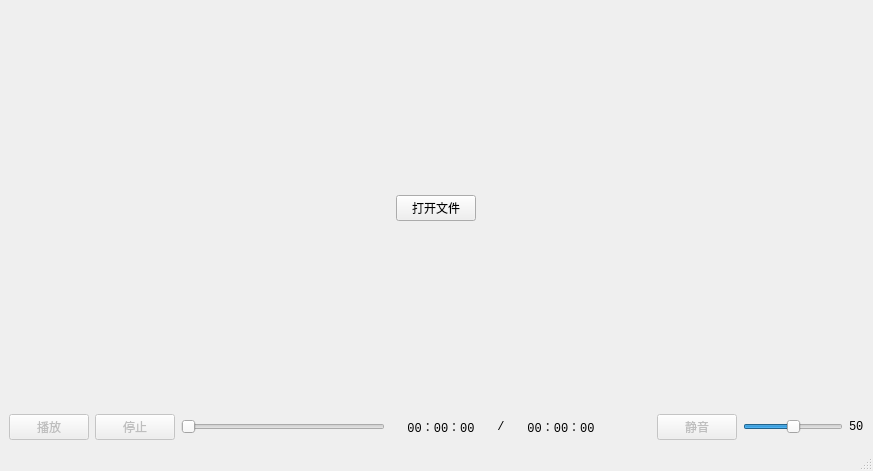
<?xml version="1.0" encoding="UTF-8"?>
<ui version="4.0">
 <class>MainWindow</class>
 <widget class="QMainWindow" name="MainWindow">
  <property name="geometry">
   <rect>
    <x>0</x>
    <y>0</y>
    <width>873</width>
    <height>471</height>
   </rect>
  </property>
  <property name="windowTitle">
   <string>MyPlayer</string>
  </property>
  <widget class="QWidget" name="centralwidget">
   <layout class="QVBoxLayout" name="verticalLayout">
    <item>
     <widget class="QStackedWidget" name="PlayWidget">
      <property name="minimumSize">
       <size>
        <width>160</width>
        <height>90</height>
       </size>
      </property>
      <property name="maximumSize">
       <size>
        <width>16000000</width>
        <height>9000000</height>
       </size>
      </property>
      <property name="currentIndex">
       <number>0</number>
      </property>
      <widget class="QWidget" name="page">
       <layout class="QHBoxLayout" name="horizontalLayout_5">
        <item>
         <widget class="QPushButton" name="OpenFileBtn">
          <property name="minimumSize">
           <size>
            <width>80</width>
            <height>0</height>
           </size>
          </property>
          <property name="maximumSize">
           <size>
            <width>80</width>
            <height>16777215</height>
           </size>
          </property>
          <property name="text">
           <string>打开文件</string>
          </property>
         </widget>
        </item>
       </layout>
      </widget>
      <widget class="QWidget" name="page_2">
       <layout class="QGridLayout" name="gridLayout">
        <item row="0" column="0">
         <widget class="VideoWidge" name="videoWidge" native="true"/>
        </item>
       </layout>
      </widget>
     </widget>
    </item>
    <item>
     <layout class="QHBoxLayout" name="horizontalLayout">
      <item>
       <layout class="QHBoxLayout" name="horizontalLayout_2">
        <item>
         <widget class="QPushButton" name="PlayBtn">
          <property name="enabled">
           <bool>false</bool>
          </property>
          <property name="text">
           <string>播放</string>
          </property>
         </widget>
        </item>
        <item>
         <widget class="QPushButton" name="StopBtn">
          <property name="enabled">
           <bool>false</bool>
          </property>
          <property name="minimumSize">
           <size>
            <width>0</width>
            <height>0</height>
           </size>
          </property>
          <property name="text">
           <string>停止</string>
          </property>
         </widget>
        </item>
        <item>
         <layout class="QHBoxLayout" name="horizontalLayout_3">
          <item>
           <widget class="MySlider" name="CurrentSlider">
            <property name="minimumSize">
             <size>
              <width>200</width>
              <height>0</height>
             </size>
            </property>
            <property name="orientation">
             <enum>Qt::Horizontal</enum>
            </property>
           </widget>
          </item>
          <item>
           <widget class="QLabel" name="Curretnlabel">
            <property name="minimumSize">
             <size>
              <width>100</width>
              <height>0</height>
             </size>
            </property>
            <property name="font">
             <font>
              <family>Consolas</family>
             </font>
            </property>
            <property name="text">
             <string>00：00：00</string>
            </property>
            <property name="alignment">
             <set>Qt::AlignCenter</set>
            </property>
           </widget>
          </item>
          <item>
           <widget class="QLabel" name="label_2">
            <property name="minimumSize">
             <size>
              <width>5</width>
              <height>0</height>
             </size>
            </property>
            <property name="font">
             <font>
              <family>Consolas</family>
             </font>
            </property>
            <property name="text">
             <string>/</string>
            </property>
            <property name="alignment">
             <set>Qt::AlignCenter</set>
            </property>
           </widget>
          </item>
          <item>
           <widget class="QLabel" name="DurationLabel">
            <property name="minimumSize">
             <size>
              <width>100</width>
              <height>0</height>
             </size>
            </property>
            <property name="font">
             <font>
              <family>Consolas</family>
             </font>
            </property>
            <property name="text">
             <string>00：00：00</string>
            </property>
            <property name="alignment">
             <set>Qt::AlignCenter</set>
            </property>
           </widget>
          </item>
          <item>
           <layout class="QHBoxLayout" name="horizontalLayout_4">
            <item>
             <spacer name="horizontalSpacer">
              <property name="orientation">
               <enum>Qt::Horizontal</enum>
              </property>
              <property name="sizeHint" stdset="0">
               <size>
                <width>40</width>
                <height>20</height>
               </size>
              </property>
             </spacer>
            </item>
            <item>
             <widget class="QPushButton" name="SilenceBtn">
              <property name="enabled">
               <bool>false</bool>
              </property>
              <property name="text">
               <string>静音</string>
              </property>
             </widget>
            </item>
            <item>
             <widget class="MySlider" name="VolumnSlider">
              <property name="minimumSize">
               <size>
                <width>100</width>
                <height>0</height>
               </size>
              </property>
              <property name="maximumSize">
               <size>
                <width>100</width>
                <height>16777215</height>
               </size>
              </property>
              <property name="maximum">
               <number>100</number>
              </property>
              <property name="sliderPosition">
               <number>50</number>
              </property>
              <property name="orientation">
               <enum>Qt::Horizontal</enum>
              </property>
             </widget>
            </item>
            <item>
             <widget class="QLabel" name="VolumnLabel">
              <property name="font">
               <font>
                <family>Consolas</family>
               </font>
              </property>
              <property name="text">
               <string>50</string>
              </property>
             </widget>
            </item>
           </layout>
          </item>
         </layout>
        </item>
       </layout>
      </item>
     </layout>
    </item>
   </layout>
  </widget>
  <widget class="QMenuBar" name="menubar">
   <property name="geometry">
    <rect>
     <x>0</x>
     <y>0</y>
     <width>873</width>
     <height>22</height>
    </rect>
   </property>
  </widget>
  <widget class="QStatusBar" name="statusbar"/>
 </widget>
 <customwidgets>
  <customwidget>
   <class>MySlider</class>
   <extends>QSlider</extends>
   <header location="global">myslider.h</header>
  </customwidget>
  <customwidget>
   <class>VideoWidge</class>
   <extends>QWidget</extends>
   <header location="global">videowidge.h</header>
   <container>1</container>
  </customwidget>
 </customwidgets>
 <resources/>
 <connections/>
</ui>
